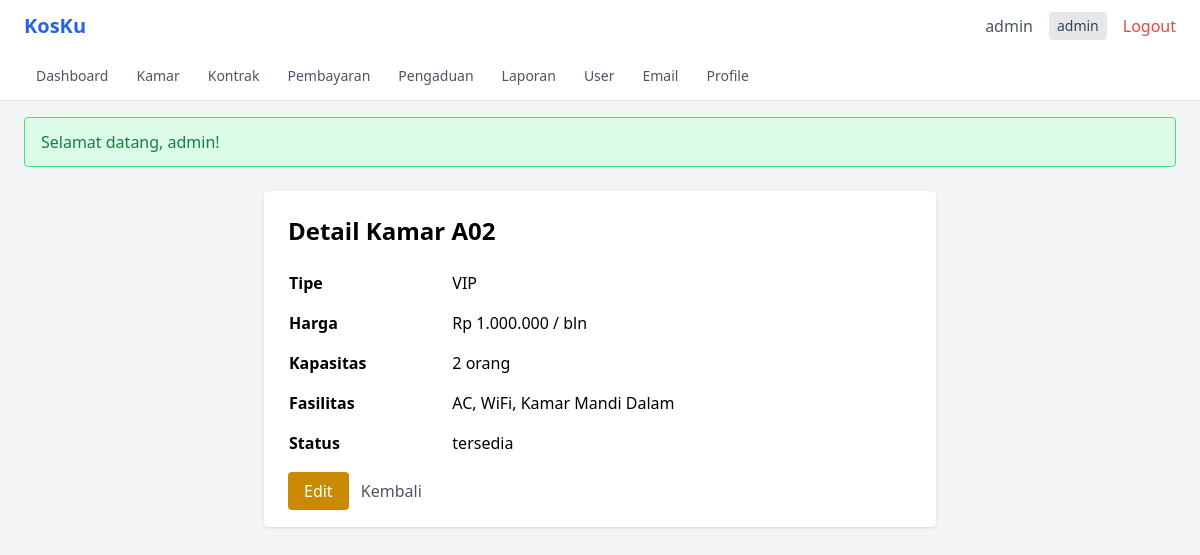
Page /kamar/detail/2 (signed in) on the committed database.
### tables this page shows
CREATE TABLE kamar (
    id INT AUTO_INCREMENT PRIMARY KEY,
    nomor_kamar VARCHAR(10) NOT NULL UNIQUE,
    tipe VARCHAR(50),
    harga DECIMAL(12,2) NOT NULL,
    kapasitas INT DEFAULT 1,
    fasilitas TEXT,
    status ENUM('tersedia', 'terisi', 'maintenance') NOT NULL DEFAULT 'tersedia',
    foto VARCHAR(255),
    created_at TIMESTAMP DEFAULT CURRENT_TIMESTAMP
);

### src/Controllers/KamarController.php (called while the page is built, shortened)
<?php
class KamarController
{
    private Kamar $kamar;
    public function __construct()
    {
        $this->kamar = new Kamar();
    }
    public function detail(int $id): void
    {
        $kamar = $this->kamar->find($id);
        require_once __DIR__ . '/../../views/kamar/detail.php';
    }
}

### public/index.php (called while the page is built, shortened)
<?php
$requestUri = $_SERVER['REQUEST_URI'] ?? '/';
$requestUri = parse_url($requestUri, PHP_URL_PATH);
$requestUri = ltrim($requestUri, '/');
$url = !empty($requestUri) ? $requestUri : ($_GET['url'] ?? '');
$url = rtrim($url, '/');
$url = filter_var($url, FILTER_SANITIZE_URL);
$url = explode('/', $url);
$controllerName = !empty($url[0]) ? ucfirst($url[0]) . 'Controller' : 'AuthController';
$defaultMethod = $controllerName === 'AuthController' ? 'login' : 'index';
$methodName = $url[1] ?? $defaultMethod;
$params = array_slice($url, 2);
$controller = new $controllerClass();
call_user_func_array([$controller, $methodName], $params);

### config/database.php (called while the page is built, shortened)
<?php
class Database
{
    private static ?PDO $instance = null;
    private static string $host = 'localhost';
    private static string $dbname = 'kos_management';
    private static string $user = 'root';
    private static string $pass = '';
    private static string $charset = 'utf8mb4';
    public static function getConnection(): PDO
    {
        if (self::$instance === null) {
            try {
                $dsn = "mysql:host=" . self::$host . ";dbname=" . self::$dbname . ";charset=" . self::$charset;
                self::$instance = new PDO($dsn, self::$user, self::$pass, [
                    PDO::ATTR_ERRMODE => PDO::ERRMODE_EXCEPTION,
                    PDO::ATTR_DEFAULT_FETCH_MODE => PDO::FETCH_ASSOC,
                    PDO::ATTR_EMULATE_PREPARES => false,
                ]);
            } catch (PDOException $e) {
                die("Database connection failed: " . $e->getMessage());
            }
        }
        return self::$instance;
    }
}

### src/Models/Kamar.php (called while the page is built, shortened)
<?php
class Kamar
{
    private PDO $db;
    public function __construct()
    {
        $this->db = Database::getConnection();
    }
    public function find(int $id): array|false
    {
        $stmt = $this->db->prepare("SELECT * FROM kamar WHERE id = ?");
        $stmt->execute([$id]);
        return $stmt->fetch();
    }
}

### src/Helpers/Security.php (called while the page is built, shortened)
<?php
class Security
{
    public static function escapeHtml(string $data): string
    {
        return htmlspecialchars($data, ENT_QUOTES | ENT_HTML5, 'UTF-8');
    }
}

### views/kamar/detail.php (the view, shortened to what this page needs)
<?php
require_once __DIR__ . '/../../src/Helpers/Security.php';
?>
<?php require_once __DIR__ . '/../layouts/header.php'; ?>
<div class="max-w-2xl mx-auto bg-white rounded shadow p-6">
    <h1 class="text-2xl font-bold mb-4">Detail Kamar <?= Security::escapeHtml($kamar['nomor_kamar']) ?></h1>
    <table class="w-full">
        <tr><td class="font-semibold py-2">Tipe</td><td><?= Security::escapeHtml($kamar['tipe']) ?></td></tr>
        <tr><td class="font-semibold py-2">Harga</td><td>Rp <?= number_format($kamar['harga'], 0, ',', '.') ?> / bln</td></tr>
        <tr><td class="font-semibold py-2">Kapasitas</td><td><?= Security::escapeHtml($kamar['kapasitas']) ?> orang</td></tr>
        <tr><td class="font-semibold py-2">Fasilitas</td><td><?= Security::escapeHtml($kamar['fasilitas']) ?></td></tr>
        <tr><td class="font-semibold py-2">Status</td><td><?= Security::escapeHtml($kamar['status']) ?></td></tr>
    </table>
    <div class="mt-4">
        <a href="/kamar/edit/<?= $kamar['id'] ?>" class="bg-yellow-600 text-white px-4 py-2 rounded">Edit</a>
        <a href="/kamar/index" class="ml-2 text-gray-600">Kembali</a>
    </div>
</div>
<?php require_once __DIR__ . '/../layouts/footer.php'; ?>

### rows in the picture
kamar: nomor_kamar "A02", tipe "VIP", harga "1.000.000", kapasitas "2", fasilitas "AC, WiFi, Kamar Mandi Dalam", status "tersedia"
